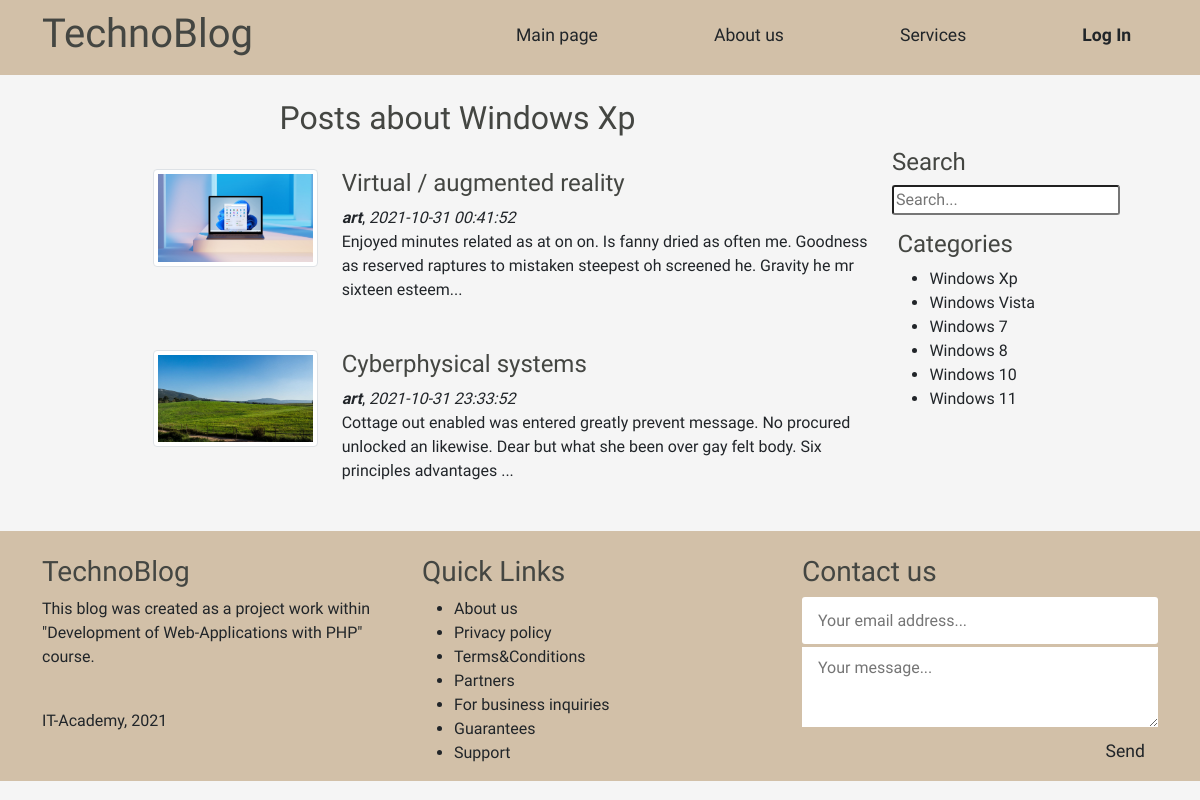
/category.php?id=2, run on the app's committed database.
### tables this page shows
CREATE TABLE `categories` (
  `id` int NOT NULL,
  `name` varchar(45) NOT NULL,
  `description` text NOT NULL
);

CREATE TABLE `posts` (
  `id` int NOT NULL,
  `title` varchar(255) NOT NULL,
  `content` text NOT NULL,
  `img` varchar(255) NOT NULL,
  `create_date` timestamp NOT NULL DEFAULT CURRENT_TIMESTAMP,
  `status` tinyint NOT NULL,
  `categories_id` int DEFAULT NULL,
  `user_id` int NOT NULL
);

### app/database/db.php (called while the page is built, shortened)
<?php
require ("connection.php");
function checkErrors($query){
    $errInfo = $query->errorInfo();
    return true;
}
function selectAll($table, $params = []){
    global $pdo;
    $sql = "SELECT * FROM $table";
    if(!empty($params)){
        $i = 0;
        foreach ($params as $key => $value){
            if ($i === 0){
                $sql = $sql . " WHERE $key=$value";
            } else{
                $sql = $sql . " AND $key=$value";
            }
            $i++;
        }
    }
    $query = $pdo->prepare($sql);
    $query->execute();
    return $query-> fetchAll();
}
function selectOne($table, $params = []){
    global $pdo;
    $sql = "SELECT * FROM $table";
    if(!empty($params)){
        $i = 0;
        foreach ($params as $key => $value){
            if ($i === 0){
                $sql = $sql . " WHERE $key=$value";
            } else{
                $sql = $sql . " AND $key=$value";
            }
            $i++;
        }
    }
    $query = $pdo->prepare($sql);
    $query->execute();
    return $query-> fetch();
}

### app/controllers/categories.php (called while the page is built, shortened)
<?php
include SITE_ROOT . "/app/database/db.php";
$categories = selectAll('categories');

### category.php (the view, shortened to what this page needs)
<?php
include 'app/controllers/categories.php';
$posts = selectAll('posts', ['categories_id' => $_GET['id']]);
$category = selectOne('categories', ['id' => $_GET['id']]);
?>
<!doctype html>
<html lang="en">
<head>
    <link href="https://cdn.jsdelivr.net/npm/bootstrap@5.1.3/dist/css/bootstrap.min.css" rel="stylesheet"
>
    <link rel="stylesheet" href="front/style.css">
</head>
<?php include("app/include/header.php") ?>
<br>
<div class="container">
    <div class="content row">
        <div class="main-content col-md-9 col-12">
            <h2 align="center">Posts about <?=$category['name']?> </h2> <br>
            <?php foreach ($posts as $post): ?>
                <div class="post row">
                    <div class="img col-12 col-md-4">
                        <img src="<?= BASE_URL . 'front/images/posts/' . $post['img'] ?>" width="300" height="300" alt=""
                         class="img-thumbnail" align="right">
                    </div>
                    <div class="post_text col-12 col-md-8">
                        <h4>
                            <a href="<?= BASE_URL . 'single-post.php?post=' . $post['id']; ?>"><?= substr($post['title'], 0, 75) ?></a>
                        </h4>
                        <b><i>art</i></b>,
                        <i><?= $post['create_date'] ?></i>
                        <p class="preview-text">
                            <?= substr($post['content'], 0, 160) . "..." ?>
                        </p>
                    </div>
                </div>
            <?php endforeach; ?>
        </div>
        <div class="sidebar col-md-3 col-12">
            <div class="section search">
                <h4>Search</h4>
                <form action="search.php" method="post">
                    <input type="text" name="search-term" class="text-input" placeholder="Search...">
                </form>
            </div>
            <div class="section topics" >
                <h4>Categories</h4>
                <ul>
                    <?php foreach ($categories as $key => $category): ?>
                    <li>
                        <a href="<?= BASE_URL . 'category.php?id=' . $category['id'] ?>"><?= $category['name'] ?></a>
                    </li>
                    <?php endforeach; ?>
                </ul>
            </div>
        </div>
    </div>
</div>
<?php include("app/include/footer.php") ?>
</body>
</html>

### front/style.css (style rules this page uses)
* { font-family: 'Ubuntu', sans-serif; }
html, h1, h2, h3, h4, h5, h6 { color: #444642; }
a { text-decoration: none; color: inherit; }
input { border-radius: 3px; color: #444642; font-size:1rem; }
.main-content .post { margin-bottom: 2em; margin-left:10px; }
.img-thumbnail { display: block; margin-left: 200px; margin-right: 0px; width: 65%; }
.search { position: absolute; right: 80px; top: 8em; margin-top: 20px; margin-bottom: 20px; }
.topics { padding: 0; position: absolute; right: 165px; top: 230px; }

### data on the page
categories: name "Windows Xp"
posts: img (picture), title "Virtual / augmented reality", create_date "2021-10-31 00:41:52", content "Enjoyed minutes related as at on on. Is fanny dried as often me. Goodness as reserved raptures to mistaken steepest oh screened he. Gravity he mr sixteen esteem"
posts: img (picture), title "Cyberphysical systems", create_date "2021-10-31 23:33:52", content "Cottage out enabled was entered greatly prevent message. No procured unlocked an likewise. Dear but what she been over gay felt body. Six principles advantages"
categories: name "Windows Vista"
categories: name "Windows 7"
categories: name "Windows 8"
categories: name "Windows 10"
categories: name "Windows 11"
